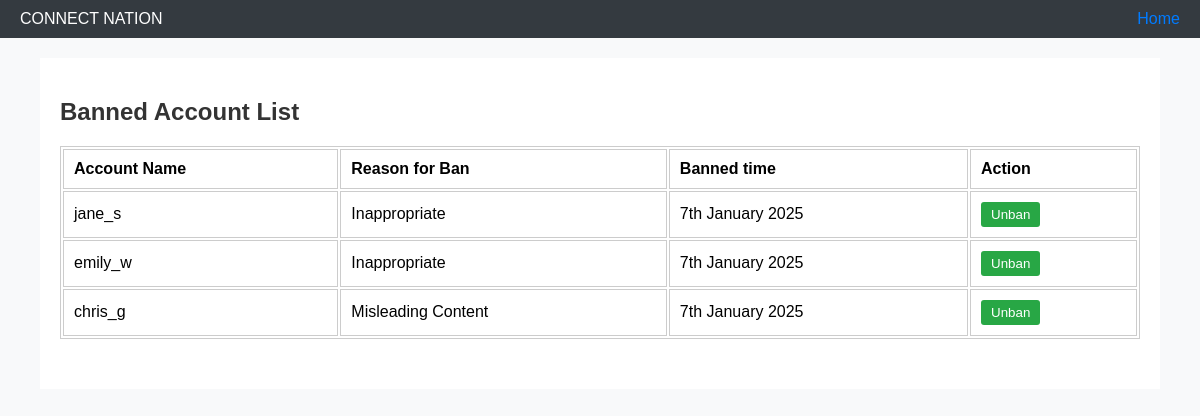
The page /View/BannedAccount.php (signed in) on the database its author committed.
### tables this page shows
CREATE TABLE `bannedlist` (
  `accountid` varchar(5) NOT NULL,
  `accountname` varchar(50) NOT NULL,
  `reason` varchar(50) NOT NULL,
  `bannedtime` varchar(50) NOT NULL
);

### Model/bannedListModel.php (called while the page is built, shortened)
<?php
    function getConnection(){
        $con = mysqli_connect('127.0.0.1', 'root', '', 'connectnation');
        return $con;
    }
    function getAllbanAccount(){
        $con = getConnection();
        $sql = "select * from bannedlist";
        $result = mysqli_query($con, $sql);
        $accounts = [];
        if ($result && mysqli_num_rows($result) > 0) {
            while ($row = mysqli_fetch_assoc($result)) {
                $accounts[] = $row;
            }
        }
        return $accounts;
    }
?>

### View/BannedAccount.php (the view, shortened to what this page needs)
<?php
include('../Model/bannedlistModel.php');
if (isset($_SESSION["username"])) {
?>
<html>
<head>
</head>
<body>
    <header>
        <div>CONNECT NATION</div>
        <div>
            <a href="AdminHomepage.php">Home</a>
        </div>
    </header>
    <main>
        <div class="section">
            <h2>Banned Account List</h2>
            <table>
                <thead>
                    <tr>
                        <th>Account Name</th>
                        <th>Reason for Ban</th>
                        <th>Banned time</th>
                        <th>Action</th>
                    </tr>
                </thead>
                <tbody id="bannedAccounts">
                <?php
                $banaccs = getAllbanAccount();
                if($banaccs){
                foreach($banaccs as $acc){
                    ?>
                    <tr>
                    <td><?php echo ($acc['accountname']); ?> </td>
                        <td><?php echo ($acc['reason']); ?></td>
                        <td><?php echo ($acc['bannedtime']); ?></td>
                        <td><button class="unban" onclick="window.location.href='../Controller/Unban.php?id=<?php echo $acc['accountid']; ?>'">Unban</button></td>
                    </tr>
                    <?php } ?>
                </tbody>
            </table>
        </div>
    </main>
</body>
</html>
<?php }
else{
    echo "Table is empty or Database conncetion failed";
}
}
else {
    echo"Please Login First";
    header('location: ../view/login.html');
    exit();
}
?>

### View/BannedAccount.php (style rules this page uses)
body { background-color: #f8f9fa; font-family: Arial, sans-serif; margin: 0; padding: 0; }
header { padding: 10px 20px; background: #343a40; color: #fff; display: flex; justify-content: space-between; align-items: center; }
header a { color: #007bff; text-decoration: none; margin-left: 15px; }
main { margin: 20px auto; width: 90%; max-width: 1200px; background: #fff; padding: 20px; }
h2 { color: #333; }
.section { margin-bottom: 30px; }
table { width: 100%; margin-top: 10px; }
table, th, td { border: 1px solid #ccc; }
th, td { padding: 10px; text-align: left; }
button { padding: 5px 10px; border: none; background-color: #007bff; color: white; border-radius: 3px; }
button.unban { background-color: #28a745; }

### rows shown on the page
bannedlist: accountname "jane_s", reason "Inappropriate", bannedtime "7th January 2025"
bannedlist: accountname "emily_w", reason "Inappropriate", bannedtime "7th January 2025"
bannedlist: accountname "chris_g", reason "Misleading Content", bannedtime "7th January 2025"
